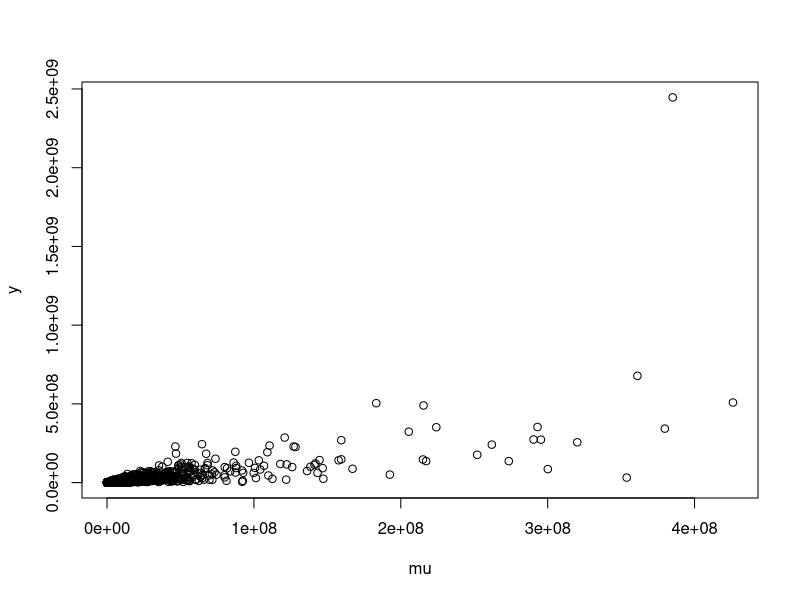

Generate this figure with R:
# Title     : Test what the `predict` function does for generalized linear
#             model with mixed effects (`glmer`)
# Created by: josef
# Created on: 17.04.20

library(lme4)

# 1. Generate Data
n_obs = 10000
n_groups = 5

x1 = runif(n_obs) * 3
x2 = runif(n_obs) * 2

groups = sample.int(n_groups, n_obs, replace = TRUE)
group_means = rnorm(n_groups, 0.0, 1.0)

random_intercept = group_means[groups]

eta = 2 + 3 * x1 + 4 * x2 + random_intercept
mu = exp(eta) # = E[Y | X] (we use log link)

# TODO: Find out if this is REALLY 100% how the Gamma should be simulated
phi = 0.5
shape_param = 1 / phi   # should correspond to the shape and scale params on wiki
scale_param = mu * phi

y = rgamma(n = n_obs, shape = shape_param, scale = scale_param)

plot(mu, y)

# 2. Fit the model
model = glmer("y ~ x1 + x2 + (1 | groups)", family = Gamma(link = "log"))

# 3. Compare theoretical predictions with `predict` function
coefficients = coef(model)
random_intercepts = coefficients$groups[["(Intercept)"]]
beta_0 = mean(random_intercepts)
fitted_group_means = random_intercepts - beta_0
fitted_random_intercept = fitted_group_means[groups]

beta_1 = coefficients$groups[["x1"]][1]
beta_2 = coefficients$groups[["x2"]][1]

# With fitted random intercepts
# theoretical_prediction = beta_0 + beta_1 * x1 + beta_2 * x2 + fitted_random_intercept
# model_prediction = predict(model, re.form=NULL, type="link") # This is the default

# WithOUT fitted random intercepts
theoretical_prediction = beta_0 + beta_1 * x1 + beta_2 * x2
model_prediction = predict(model, re.form=NA, type="link")

# Try also for the response, should be just exp
# In this case it is better to compare the diff relative to the response size
# theoretical_prediction = exp(beta_0 + beta_1 * x1 + beta_2 * x2 + fitted_random_intercept)
# model_prediction = predict(model, re.form=NULL, type="response")
# theoretical_prediction = exp(beta_0 + beta_1 * x1 + beta_2 * x2)
# model_prediction = predict(model, re.form=NA, type="response")


max_difference = max(abs(theoretical_prediction - model_prediction))
print(paste("Max difference in theoretical and fitted is", max_difference))
